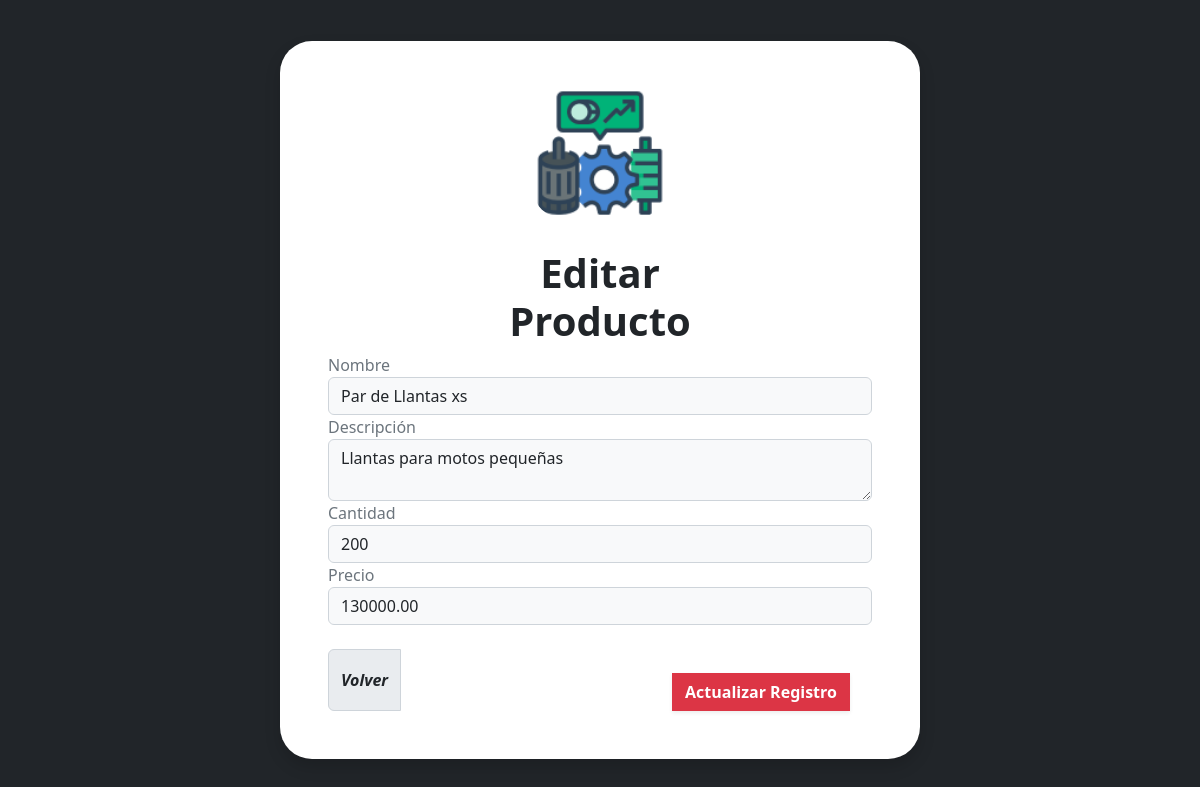
Page /vista/admin/listas/edit_product.php?producto=1 (signed in) on the committed database.
### tables this page shows
CREATE TABLE `repuestos` (
  `nom_repuestos` varchar(40) NOT NULL,
  `precio` decimal(9,2) NOT NULL,
  `descripcion` varchar(70) NOT NULL,
  `cantidad` int(11) NOT NULL,
  `id_estado` int(11) NOT NULL,
  `id_repuestos` int(11) NOT NULL
);

### vista/admin/listas/edit_product.php (the view, shortened to what this page needs)
<?php
    $db = new Database();
    $con = $db->conectar();
?>
<?php
        $select = $con -> prepare("SELECT * FROM repuestos WHERE id_repuestos = '".$_GET['producto']."'");
        $select-> execute();
        $fila= $select-> fetch(PDO::FETCH_ASSOC);
?>
<!DOCTYPE html>
<html lang="en">
<head>
    <link href="https://cdn.jsdelivr.net/npm/bootstrap@5.2.0/dist/css/bootstrap.min.css" rel="stylesheet" />
</head>
<body class=" bg-dark d-flex justify-content-center align-items-center vh-100">
    <div class="bg-white p-5 rounded-5 text-secondary shadow" style="width: 40rem">
            <form class="form1" method="GET" name="form1" id="form1" autocomplete="off">
                <div class="imagen d-flex justify-content-center" ><img src="../../../imagenes/Repuestos.png" style="height: 8rem; border-radius: 20%; margin-bottom: 2rem;" alt="Editar producto"></div>
                <h1 class="text-center text-dark fs-1 fw-bold">Editar<br> Producto </h1>
                <div>
                    <label for="docu"> Nombre </label>
                    <input type="text" class="form-control bg-light" name="nom_prod" placeholder="Ingrese Nombre del producto" value = "<?php echo $fila['nom_repuestos']?>" >
                </div>
                <div>
                    <label for="desc"> Descripción </label>
                    <textarea type="text" class="form-control bg-light" name="desc" placeholder="Descripcion "><?php echo $fila['descripcion']?></textarea>
                </div>
                <div>
                    <label for="Cant">Cantidad</label>
                    <input type="number" class="form-control bg-light" name="Cant" id="doc" placeholder="Digite Cantidad de Productos" value = "<?php echo $fila['cantidad']?>">
                </div>
                <div>
                    <label for="preci"> Precio </label>
                    <input type="number" class="form-control bg-light" name="preci" placeholder="Precio del Producto" value = "<?php echo $fila['precio'] ?>" >
                </div>
                <div class="input-group mt-4" style="gap: 50%;">
                    <a href="productos.php" class="text-decoration-none text-dark fw-semibold fst-italic input-group-text"> Volver </a>
                    <input type="submit" class="btn btn-danger text-white w-60 mt-4 fw-semibold shadow-sm" name="edicion" value="Actualizar Registro">
                </div>
            </form>
    </div>
</body>
</html>

### rows in the picture
repuestos: nom_prod "Par de Llantas xs", desc "Llantas para motos pequeñas", Cant "200", preci "130000.00"
